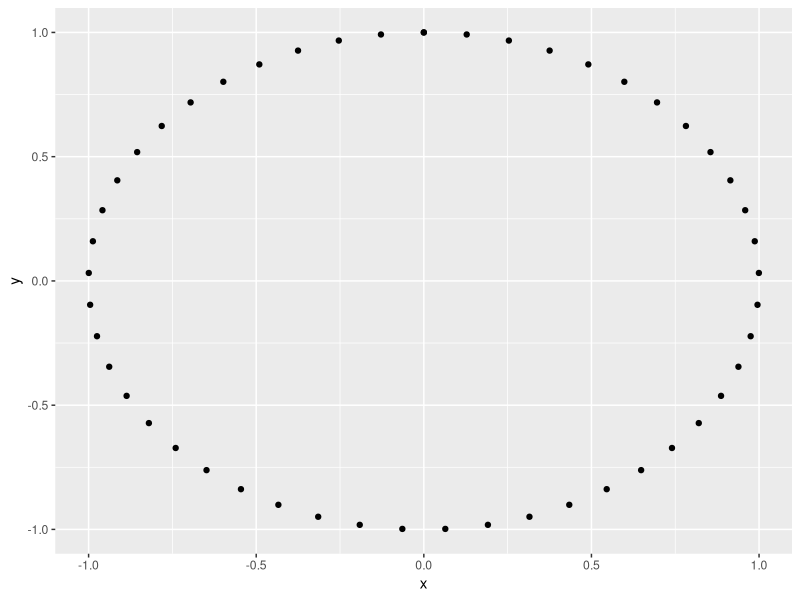
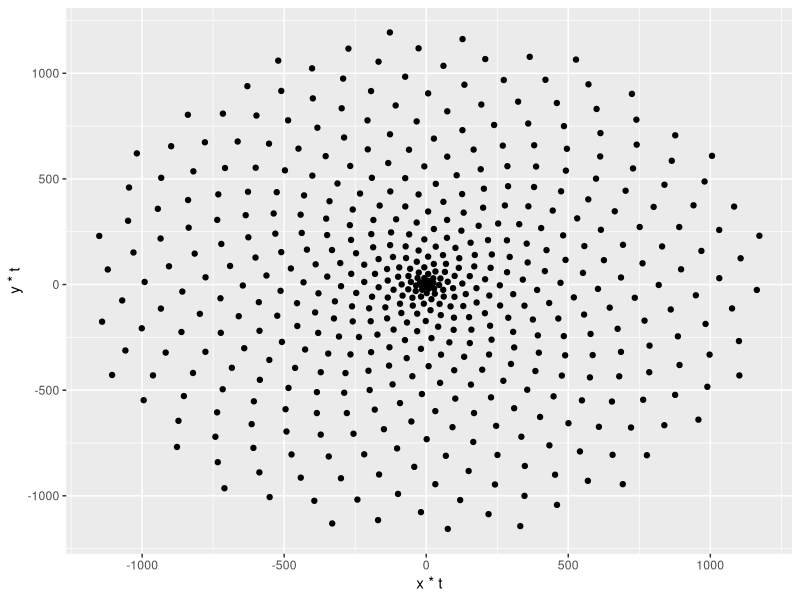
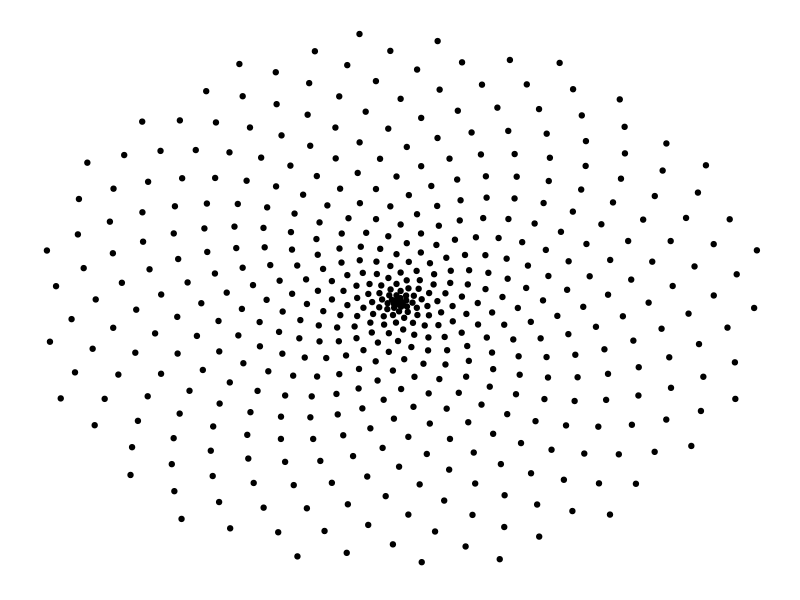
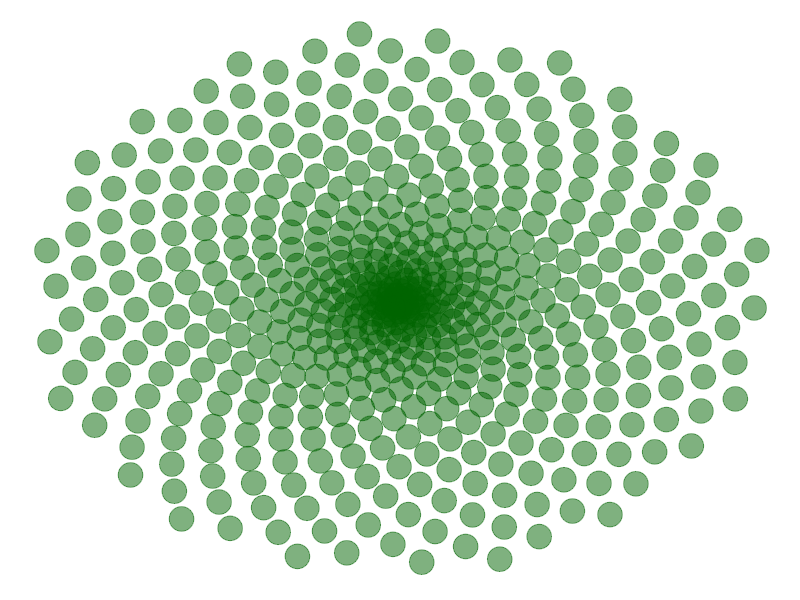
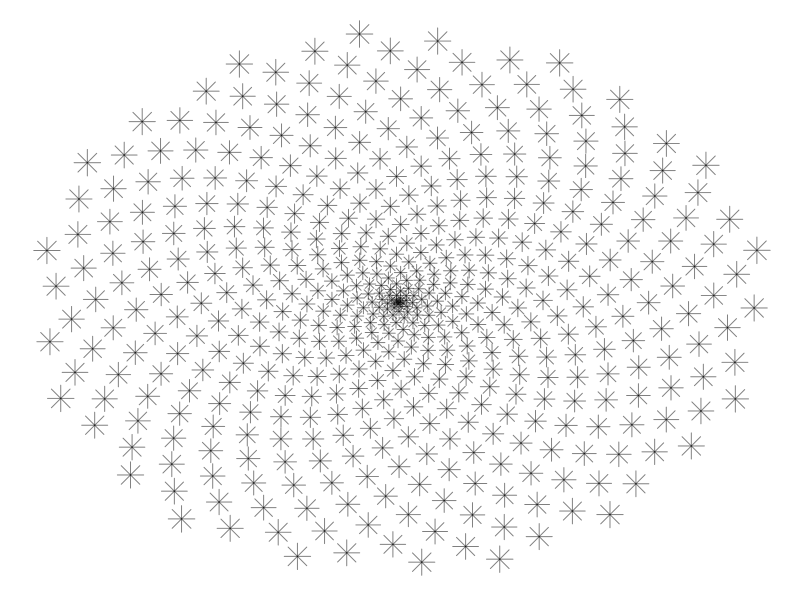
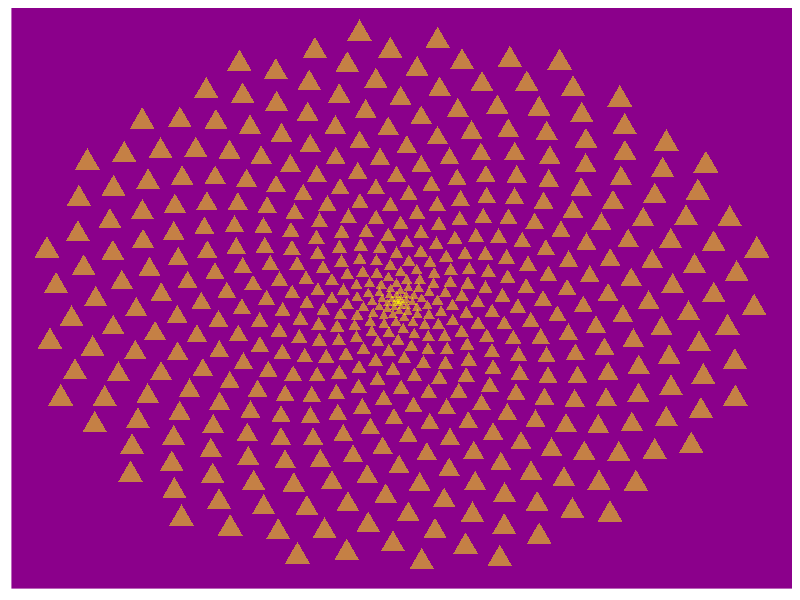
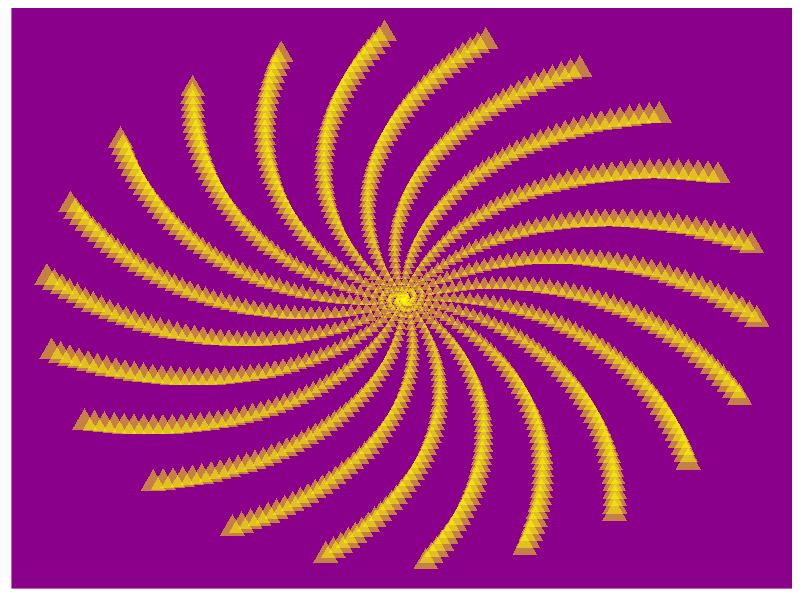
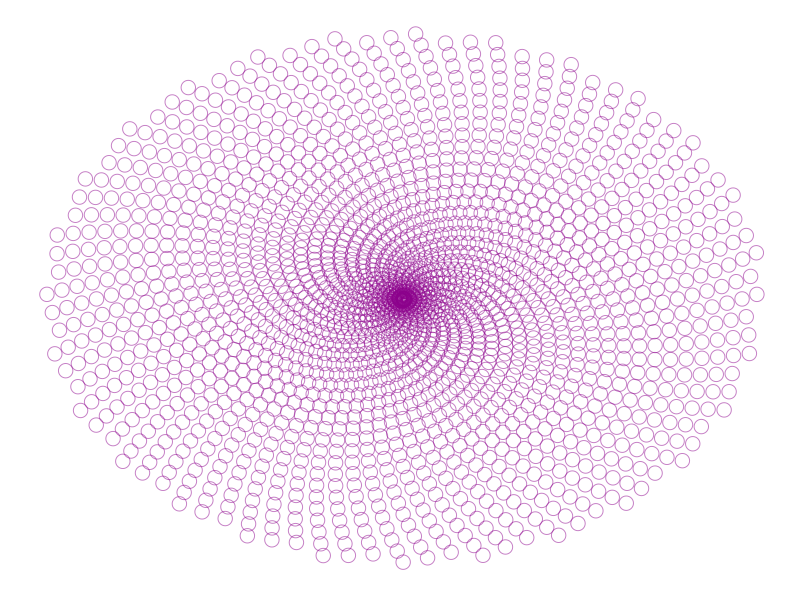

Write R code to recreate these figures, in order.
## https://projects.datacamp.com/projects/62
## Task 1
# This sets plot images to a nice size.
options(repr.plot.width = 4, repr.plot.height = 4)

# Loading in the ggplot2 package
library(ggplot2)


## Task 2
t <- seq(0, 2*pi, length.out = 50)
x <- sin(t)
y <- cos(t)
df <- data.frame(t, x, y)

# Make a scatter plot of points in a circle
p <- ggplot(df, aes(x, y))
p + geom_point()

## Task 3
# Defining the number of points
points <- 500

# Defining the Golden Angle
angle <- pi*(3-sqrt(5))

t <- (1:points) * angle
x <- sin(t)
y <-cos(t)
df <- data.frame(t, x, y)

# Make a scatter plot of points in a spiral
p <- ggplot(df, aes(x*t, y*t))
p  + geom_point()


## Task 4
df <- data.frame(t, x, y)

# Make a scatter plot of points in a spiral
p <- ggplot(df, aes(x*t, y*t))
p + geom_point() +
  theme(
    panel.grid = element_blank(),
    axis.ticks = element_blank(),
    title = element_blank(),
    text = element_blank(),
    panel.background = element_rect(fill = "white")
  )

## Task 5

p <- ggplot(df, aes(x*t, y*t))
p + geom_point(size=8, alpha=0.5, color="darkgreen") +
  theme(
    panel.grid = element_blank(),
    axis.ticks = element_blank(),
    title = element_blank(),
    text = element_blank(),
    panel.background = element_rect(fill = "white")
  )

## Task 6

p <- ggplot(df, aes(x*t, y*t))
p + geom_point(aes(size = t), alpha = 0.5, shape = 8, color = "black") +
  theme(
    panel.grid = element_blank(),
    axis.ticks = element_blank(),
    title = element_blank(),
    text = element_blank(),
    panel.background = element_rect(fill = "white"),
    legend.position = "none"
  )

## Task 7

p <- ggplot(df, aes(x*t, y*t))
p + geom_point(aes(size = t), alpha = 0.5, shape = 17, color = "yellow") +
  theme(
    panel.grid = element_blank(),
    axis.ticks = element_blank(),
    title = element_blank(),
    text = element_blank(),
    panel.background = element_rect(fill = "darkmagenta"),
    legend.position = "none"
  )

## Task 8

angle <- 2.0
points <- 1000

t <- (1:points)*angle
x <- sin(t)
y <- cos(t)

df <- data.frame(t, x, y)

p <- ggplot(df, aes(x*t, y*t))

p + geom_point(aes(size = t), alpha = 0.5, shape = 17, color = "yellow") +
  theme(
    panel.grid = element_blank(),
    axis.ticks = element_blank(),
    title = element_blank(),
    text = element_blank(),
    panel.background = element_rect(fill = "darkmagenta"),
    legend.position = "none"
  )

## Task 9

angle <- 13* pi/180
points <- 2000

t <- (1:points)*angle
x <- sin(t)
y <- cos(t)

df <- data.frame(t, x, y)

p <- ggplot(df, aes(x*t, y*t))

p + geom_point(aes(size = 80), alpha = 0.5, shape = 1, color = "magenta4") +
  theme(
    panel.grid = element_blank(),
    axis.ticks = element_blank(),
    title = element_blank(),
    text = element_blank(),
    panel.background = element_rect(fill = "white"),
    legend.position = "none"
  )





